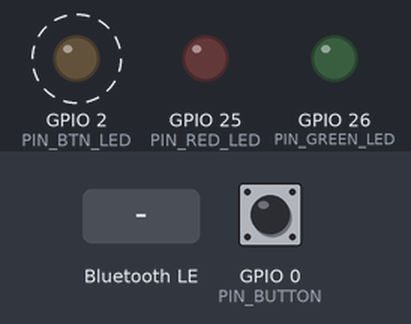
Bench run of a sketch on a simulated ESP32. Shown: output pins drawn as LEDs (lit = HIGH). Dashed ring = blinking. The test bench sets the inputs (shaded band); at power-on: GPIO 0 (PIN_BUTTON) HIGH. No radio packets arrive unless stated; nothing arrives over Bluetooth unless stated; a phone connects over Bluetooth LE 3 s after start; what the sketch prints to the serial monitor is not drawn.

Above: at 3.6 s.
3.7 s: GPIO 0 (PIN_BUTTON) pulled LOW for 3.2 s
At 3.7 s:
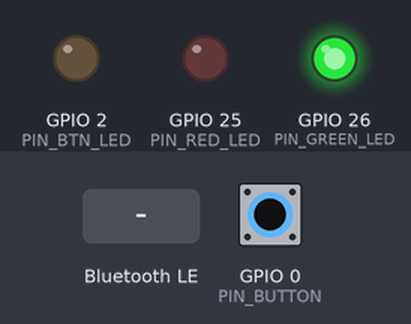
At 8.0 s:
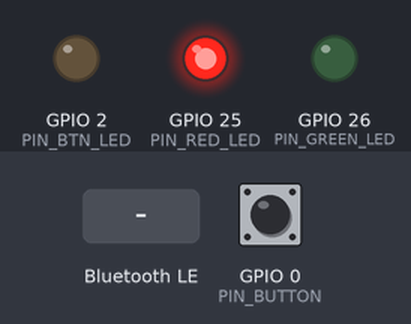
8.4 s: Bluetooth LE write "1" received
Timing chart, 0 to 11.4 s (numbered marks = the images above; inputs shaded):
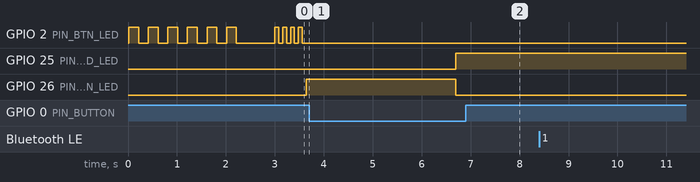

Measured:
- after the input at 3.7 s, GPIO 25 (PIN_RED_LED): LOW → HIGH after 3.0 s; GPIO 26 (PIN_GREEN_LED): HIGH → LOW after 3.0 s
- after the input at 8.4 s, every drawn part: stays the same

The sketch:

N4Safety_Dongle.ino
```cpp
/**
 * N4Safety — Guardian Sphere Dongle Firmware
 *
 * Hardware:  ESP32 DevKit V1 + Makerfabs LoRa Shield (post-pitch)
 * BLE UUIDs match safety-app/services/bleService.ts exactly.
 *
 * Protocol:
 *   App → Device  0x02  SOS triggered  → red LED on, green off
 *   App → Device  0x03  SOS cancelled  → green LED on, red off
 *   Device → App  0x01  Button held 3s → notify (triggers SOS in app)
 *
 * Wiring (Rodrigo soldered):
 *   BOOT button (GPIO0) — built-in on ESP32 DevKit, pulls LOW when pressed
 *   Red LED    anode → GPIO 25 (cathode → GND via 220Ω resistor)
 *   Green LED  anode → GPIO 26 (cathode → GND via 220Ω resistor)
 *   Common ground for both LEDs
 *
 * LoRa shield pins (set LORA_ENABLE=1 after wiring):
 *   SS=GPIO5, SCK=GPIO18, MOSI=GPIO23, MISO=GPIO19, RST=GPIO14, DIO0=GPIO4
 */

#include <BLEDevice.h>
#include <BLEUtils.h>
#include <BLEServer.h>
#include <BLE2902.h>

// ─── Pin Configuration ─────────────────────────────────────────────────────────
// Red LED on GPIO 25, Green LED on GPIO 26.
// BOOT button (GPIO0) is built-in on ESP32 DevKit V1.
#define PIN_RED_LED    25
#define PIN_GREEN_LED  26
#define PIN_BUTTON     0       // BOOT button — LOW when pressed
#define PIN_BTN_LED    2       // Built-in LED (blinks during pairing)

// ─── LoRa — set to 1 after wiring the shield ───────────────────────────────────
#define LORA_ENABLE    1

#if LORA_ENABLE
#include <SPI.h>
#include <LoRa.h>
#define LORA_SS   5
#define LORA_SCK  18
#define LORA_MOSI 23
#define LORA_MISO 19
#define LORA_RST  14
#define LORA_DIO0 4    // GPIO4 — matches physical wiring (IO4 → LoRa DI00)
#endif

// ─── BLE UUIDs (match bleService.ts exactly) ───────────────────────────────────
#define SERVICE_UUID        "A0B40000-0000-0000-0000-000000000001"
#define CHAR_SOS_UUID       "A0B40001-0000-0000-0000-000000000001"
#define DEVICE_NAME         "N4Safety-Shield"

// ─── Protocol constants ────────────────────────────────────────────────────────
#define CMD_SOS_BUTTON      0x01   // Device → App: hardware button triggered
#define CMD_SOS_TRIGGERED   0x02   // App → Device: SOS activated → red LED
#define CMD_SOS_CANCELLED   0x03   // App → Device: SOS cancelled → green LED

// ─── Button timing ─────────────────────────────────────────────────────────────
#define HOLD_MS             3000   // 3-second hold to trigger
#define DEBOUNCE_MS         50
#define LED_BLINK_INTERVAL  500    // ms for pairing indication

// ─── State ─────────────────────────────────────────────────────────────────────
static BLECharacteristic *pSosChar = nullptr;
static bool deviceConnected = false;
static bool sosActive       = false;   // tracks whether red LED should be on
static unsigned long btnPressStart = 0;
static int lastBtnState = HIGH;        // BOOT button pulls LOW
static bool btnNotified  = false;      // prevent duplicate 0x01 sends

// ─── Forward declarations ──────────────────────────────────────────────────────
void setLed(bool redOn, bool greenOn);
void handleButton();
void initLoRa();

// ─── BLE Callbacks ─────────────────────────────────────────────────────────────

class ServerCallbacks : public BLEServerCallbacks {
  void onConnect(BLEServer* server) override {
    deviceConnected = true;
    // Fast blink during connection, then solid green
    for (int i = 0; i < 4; i++) {
      digitalWrite(PIN_BTN_LED, HIGH);
      delay(80);
      digitalWrite(PIN_BTN_LED, LOW);
      delay(80);
    }
    setLed(false, true);  // green = connected and safe
  }

  void onDisconnect(BLEServer* server) override {
    deviceConnected = false;
    digitalWrite(PIN_BTN_LED, LOW);
    // Keep red LED on if SOS was active — user must know the emergency is still live
    if (!sosActive) {
      setLed(false, false);
    }
    BLEDevice::startAdvertising();
  }
};

class SosCharCallbacks : public BLECharacteristicCallbacks {
  void onWrite(BLECharacteristic* characteristic) override {
    auto value = characteristic->getValue();
    if (value.length() == 0) return;

    uint8_t cmd = static_cast<uint8_t>(value[0]);
    switch (cmd) {
      case CMD_SOS_TRIGGERED:
        sosActive = true;
        setLed(true, false);    // red on, green off
        Serial.println("[SOS] Triggered via app — red LED on");
        break;

      case CMD_SOS_CANCELLED:
        sosActive = false;
        setLed(false, true);    // green on, red off
        Serial.println("[SOS] Cancelled via app — green LED on");
        break;

      default:
        Serial.printf("[BLE] Unknown command: 0x%02X\n", cmd);
        break;
    }
  }
};

// ─── LED control ───────────────────────────────────────────────────────────────
void setLed(bool redOn, bool greenOn) {
  digitalWrite(PIN_RED_LED,   redOn   ? HIGH : LOW);
  digitalWrite(PIN_GREEN_LED, greenOn ? HIGH : LOW);
}

// ─── Button handler ────────────────────────────────────────────────────────────
void handleButton() {
  int reading = digitalRead(PIN_BUTTON);
  unsigned long now = millis();

  if (reading == LOW && lastBtnState == HIGH) {
    // Press started
    btnPressStart = now;
    btnNotified   = false;
    delay(DEBOUNCE_MS);
  }

  if (reading == LOW && (now - btnPressStart >= HOLD_MS) && !btnNotified) {
    // 3-second hold completed — activate SOS unconditionally
    btnNotified = true;
    sosActive   = true;
    setLed(true, false);

    Serial.println("[SOS] Hardware button held 3s — SOS active");

    // Notify phone only if connected
    if (deviceConnected && pSosChar != nullptr) {
      uint8_t data[1] = { CMD_SOS_BUTTON };
      pSosChar->setValue(data, 1);
      pSosChar->notify();
      Serial.println("[SOS] BLE 0x01 sent to app");
    }

#if LORA_ENABLE
    LoRa.beginPacket();
    LoRa.print("SOS");
    LoRa.endPacket();
    Serial.println("[SOS] LoRa packet sent");
#endif
  }

  if (reading == HIGH && lastBtnState == LOW) {
    // Released before 3s — reset
    btnPressStart = 0;
    // Don't change LED state here; let app control it
    // But if no SOS is active, ensure green is on if connected
    if (!sosActive && deviceConnected) {
      setLed(false, true);
    }
    delay(DEBOUNCE_MS);
  }

  lastBtnState = reading;
}

// ─── LoRa init (stub until wired) ──────────────────────────────────────────────
void initLoRa() {
#if LORA_ENABLE
  SPI.begin(LORA_SCK, LORA_MISO, LORA_MOSI, LORA_SS);
  LoRa.setPins(LORA_SS, LORA_RST, LORA_DIO0);
  if (!LoRa.begin(868E6)) {  // 868 MHz (EU)
    Serial.println("[LoRa] Init failed — check wiring");
  } else {
    Serial.println("[LoRa] Ready");
  }
#else
  Serial.println("[LoRa] Disabled — set LORA_ENABLE=1 after wiring");
#endif
}

// ─── Setup ─────────────────────────────────────────────────────────────────────
void setup() {
  Serial.begin(115200);
  Serial.println("\n=== N4Safety Dongle v1.0 ===");

  // Pins
  pinMode(PIN_RED_LED,   OUTPUT);
  pinMode(PIN_GREEN_LED, OUTPUT);
  pinMode(PIN_BUTTON,    INPUT_PULLUP);  // BOOT button
  pinMode(PIN_BTN_LED,   OUTPUT);

  setLed(false, false);
  digitalWrite(PIN_BTN_LED, LOW);

  // BLE
  BLEDevice::init(DEVICE_NAME);
  BLEServer *server = BLEDevice::createServer();
  server->setCallbacks(new ServerCallbacks());

  BLEService *svc = server->createService(SERVICE_UUID);

  pSosChar = svc->createCharacteristic(
    CHAR_SOS_UUID,
    BLECharacteristic::PROPERTY_READ |
    BLECharacteristic::PROPERTY_WRITE |
    BLECharacteristic::PROPERTY_NOTIFY
  );
  pSosChar->setCallbacks(new SosCharCallbacks());
  pSosChar->addDescriptor(new BLE2902());  // required for iOS notify

  svc->start();

  BLEAdvertising *adv = BLEDevice::getAdvertising();
  adv->addServiceUUID(SERVICE_UUID);
  adv->setScanResponse(true);
  adv->setMinPreferred(0x06);   // helps iOS connect faster
  adv->setMinPreferred(0x12);
  BLEDevice::startAdvertising();

  Serial.printf("[BLE] Advertising as \"%s\"\n", DEVICE_NAME);
  Serial.printf("[BLE] Service  UUID: %s\n", SERVICE_UUID);
  Serial.printf("[BLE] Char SOS UUID: %s\n", CHAR_SOS_UUID);
  Serial.println("[BLE] Pair in app → Dongle Status → Scan & Connect");

  // Blink built-in LED slowly during advertising
  for (int i = 0; i < 6; i++) {
    digitalWrite(PIN_BTN_LED, HIGH);
    delay(200);
    digitalWrite(PIN_BTN_LED, LOW);
    delay(200);
  }

  initLoRa();
  Serial.println("=== Ready ===");
}

// ─── Loop ──────────────────────────────────────────────────────────────────────
void loop() {
  handleButton();
  delay(10);  // small yield for watchdog / BLE stack
}
```
